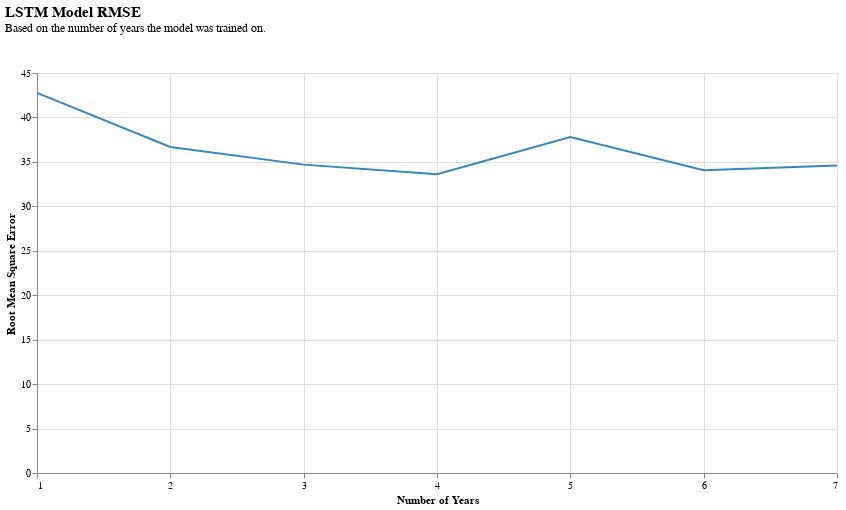

Here is the notebook cell this chart was saved with:
### Code cell
draw_line_chart(short_models_rmse_df, x="nb_years", x_title="Number of Years", y="rmse", y_title="Root Mean Square Error", title="LSTM Model RMSE", subtitle="Based on the number of years the model was trained on.")

### Figure 1 — Vega-Lite specification as saved in the notebook (floating-point values rounded to 4 significant figures)
{"config": {"view": {"continuousWidth": 400, "continuousHeight": 300}}, "data": {"name": "data-3f79faf395ac39b8be75fc3b06414102"}, "mark": {"type": "line", "color": "#3586BD"}, "encoding": {"x": {"axis": {"tickMinStep": 1}, "field": "nb_years", "title": "Number of Years", "type": "quantitative"}, "y": {"field": "rmse", "title": "Root Mean Square Error", "type": "quantitative"}}, "height": 400, "title": {"text": ["LSTM Model RMSE"], "subtitle": ["Based on the number of years the model was trained on."], "anchor": "start", "fontSize": 15, "fontWeight": "bold", "dy": -30}, "width": 800, "$schema": "https://vega.github.io/schema/vega-lite/v4.17.0.json", "datasets": {"data-3f79faf395ac39b8be75fc3b06414102": [{"nb_years": 1.0, "rmse": 42.77}, {"nb_years": 2.0, "rmse": 36.67}, {"nb_years": 3.0, "rmse": 34.69}, {"nb_years": 4.0, "rmse": 33.6}, {"nb_years": 5.0, "rmse": 37.8}, {"nb_years": 6.0, "rmse": 34.07}, {"nb_years": 7.0, "rmse": 34.58}]}}
